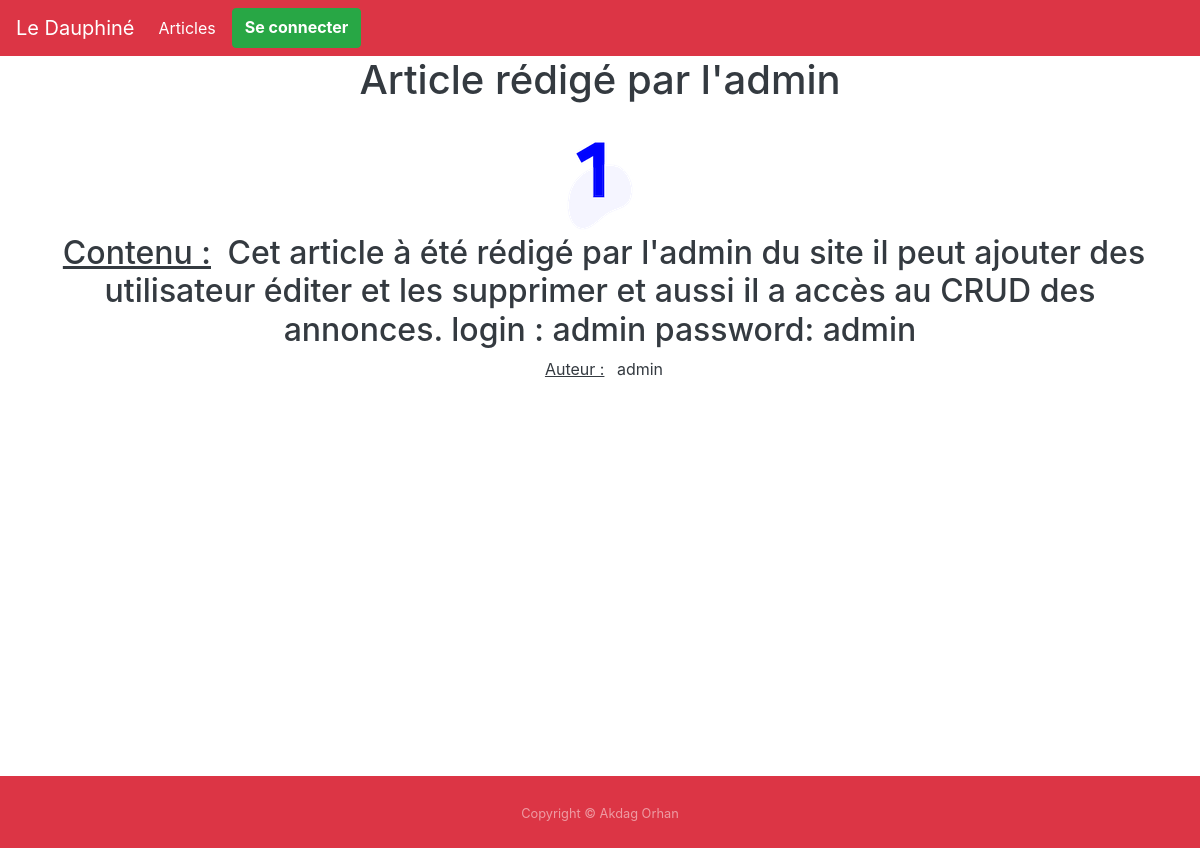
Page /article-detail.php?id=1 on the committed database.
### tables this page shows
CREATE TABLE IF NOT EXISTS `annonce` (
  `id` int(11) NOT NULL AUTO_INCREMENT,
  `image_link` varchar(250) DEFAULT NULL,
  `contenu` text NOT NULL,
  `titre` varchar(250) NOT NULL,
  `nom_prenom_utilisateur` varchar(250) NOT NULL,
  PRIMARY KEY (`id`),
  UNIQUE KEY `annonce_id_uindex` (`id`)
);

### article-detail.php (the view, shortened to what this page needs)
<?php
include 'model.php';
?>
<body>
<div class="content container">
<div class="text-dark text-center">
    <?php
    $res = $pdo->prepare('SELECT * FROM annonce WHERE id = :id');
    $res->execute(['id'=> $_GET['id']]);
    $fetchRes = $res->fetch();
    ?>
        <h1><?php echo($fetchRes['titre']) ?></h1><br>
        <img style="max-width:300px;" src="<?php echo('images/upload/'.$fetchRes['image_link']); ?>"
              alt="Image de l'article' <?php echo($fetchRes['image_link']); ?>" > <br>
        <h2><u class="m-2">Contenu :</u> <?php echo($fetchRes['contenu']) ?></h2>
        <div><u class="m-2">Auteur :</u> <?php echo($fetchRes['nom_prenom_utilisateur']) ?></div>
</div>
</div>
    <?php include 'footer.php';?>
</body>

### style.css (style rules this page uses)
.content { height: 90vh; }

### rows in the picture
annonce: titre "Article rédigé par l'admin", image_link (picture), contenu "Cet article à été rédigé par l'admin du site il peut ajouter des utilisateur éditer et les supprimer et aussi il a accès au CRUD des annonces. login : admin password: admin", nom_prenom_utilisateur "admin"
